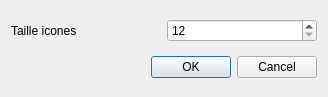
<?xml version="1.0" encoding="UTF-8"?>
<ui version="4.0">
 <class>Dialog</class>
 <widget class="QDialog" name="Dialog">
  <property name="geometry">
   <rect>
    <x>0</x>
    <y>0</y>
    <width>328</width>
    <height>97</height>
   </rect>
  </property>
  <property name="windowTitle">
   <string>Dialog</string>
  </property>
  <layout class="QGridLayout" name="gridLayout">
   <item row="0" column="0">
    <widget class="QLabel" name="label">
     <property name="text">
      <string>Taille icones</string>
     </property>
    </widget>
   </item>
   <item row="2" column="0" colspan="2">
    <widget class="QDialogButtonBox" name="buttonBox">
     <property name="orientation">
      <enum>Qt::Horizontal</enum>
     </property>
     <property name="standardButtons">
      <set>QDialogButtonBox::Cancel|QDialogButtonBox::Ok</set>
     </property>
    </widget>
   </item>
   <item row="0" column="1">
    <widget class="QSpinBox" name="spinBox">
     <property name="minimum">
      <number>12</number>
     </property>
     <property name="maximum">
      <number>64</number>
     </property>
     <property name="singleStep">
      <number>6</number>
     </property>
    </widget>
   </item>
  </layout>
 </widget>
 <resources/>
 <connections>
  <connection>
   <sender>buttonBox</sender>
   <signal>accepted()</signal>
   <receiver>Dialog</receiver>
   <slot>accept()</slot>
   <hints>
    <hint type="sourcelabel">
     <x>248</x>
     <y>254</y>
    </hint>
    <hint type="destinationlabel">
     <x>157</x>
     <y>274</y>
    </hint>
   </hints>
  </connection>
  <connection>
   <sender>buttonBox</sender>
   <signal>rejected()</signal>
   <receiver>Dialog</receiver>
   <slot>reject()</slot>
   <hints>
    <hint type="sourcelabel">
     <x>316</x>
     <y>260</y>
    </hint>
    <hint type="destinationlabel">
     <x>286</x>
     <y>274</y>
    </hint>
   </hints>
  </connection>
 </connections>
</ui>
